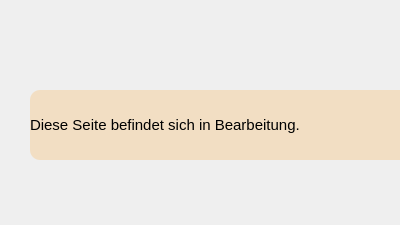
<?xml version="1.0" encoding="UTF-8"?>
<ui version="4.0">
 <class>Dialog</class>
 <widget class="QDialog" name="Dialog">
  <property name="geometry">
   <rect>
    <x>0</x>
    <y>0</y>
    <width>400</width>
    <height>225</height>
   </rect>
  </property>
  <property name="windowTitle">
   <string>Dialog</string>
  </property>
  <widget class="QLabel" name="info_label">
   <property name="geometry">
    <rect>
     <x>30</x>
     <y>90</y>
     <width>802</width>
     <height>70</height>
    </rect>
   </property>
   <property name="sizePolicy">
    <sizepolicy hsizetype="Preferred" vsizetype="Fixed">
     <horstretch>0</horstretch>
     <verstretch>0</verstretch>
    </sizepolicy>
   </property>
   <property name="minimumSize">
    <size>
     <width>0</width>
     <height>70</height>
    </size>
   </property>
   <property name="maximumSize">
    <size>
     <width>16777215</width>
     <height>70</height>
    </size>
   </property>
   <property name="font">
    <font>
     <family>Leelawadee UI</family>
     <pointsize>11</pointsize>
     <weight>50</weight>
     <bold>false</bold>
    </font>
   </property>
   <property name="styleSheet">
    <string notr="true">background-color: rgba(255, 155, 14, 50);border-radius:10px</string>
   </property>
   <property name="text">
    <string>Diese Seite befindet sich in Bearbeitung.</string>
   </property>
   <property name="margin">
    <number>20</number>
   </property>
  </widget>
 </widget>
 <resources/>
 <connections/>
</ui>
